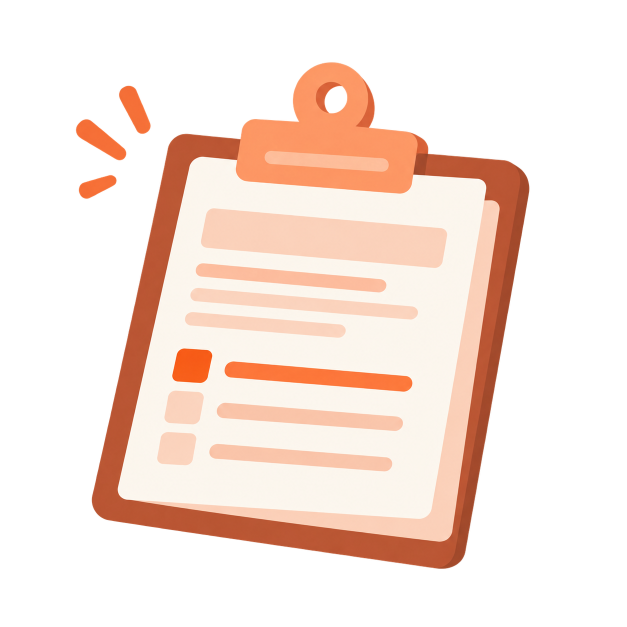
#> input picture assets/empty-state-transparent/form-clipboard.png, 1254 x 1254 px (shown at 1/2 size)
$ python build-share-images.py
#> lines starting #> are read from the running program, lines starting #| are printed output that depends on the picture
#!/usr/bin/env python3
"""
The picture a pasted form link shows in chat (WhatsApp, Slack, LinkedIn, iMessage): the terracotta clipboard on
the brand orange, with the SuperHyre mark.

    python3 scripts/build-share-images.py            from auth-app/

Writes superhyre-site/assets/share/form-share-square.png (400x400, what the link card draws as its small image)
and form-share-wide.png (1200x630, for apps that prefer a banner). The API's /share/<key> page points at both
(platform/server/src/modules/forms/share.ts). Source: superhyre-site/assets/empty-state-transparent/form-clipboard.png.

Needs: Pillow, numpy, ImageMagick (`magick`, to draw the mark).
"""
from __future__ import annotations

import subprocess
import tempfile
from pathlib import Path

import numpy as np
from PIL import Image, ImageDraw, ImageFilter, ImageFont

HERE = Path(__file__).resolve().parent
SITE = HERE.parent.parent
SRC = SITE / "assets" / "empty-state-transparent" / "form-clipboard.png"
OUT = SITE / "assets" / "share"
LOGO_SVG = SITE / "assets" / "logo.svg"
FONT = SITE / "assets" / "mondwest-neuebit-font" / "ppmondwest-regular.otf"

ORANGE = (204, 77, 23)  # --accent-fill #cc4d17, the form's brand orange


def drawing(im: Image.Image) -> Image.Image:
    a = np.asarray(im)[..., 3]
    ys, xs = np.where(a > 8)
    return im.crop((xs.min(), ys.min(), xs.max() + 1, ys.max() + 1))


def mark(height: int) -> Image.Image:
    """The logo in white, `height` px tall, with a transparent ground."""
    svg = LOGO_SVG.read_text().replace("#F97316", "#ffffff")
    with tempfile.TemporaryDirectory() as d:
        f = Path(d) / "m.svg"
        out = Path(d) / "m.png"
        f.write_text(svg)
        subprocess.run(["magick", "-background", "none", "-density", "1200", str(f), "-resize", f"x{height}", str(out)], check=True)
        return Image.open(out).convert("RGBA")


def lift(canvas: Image.Image, art: Image.Image, at: tuple[int, int]) -> None:
    """Paste with a soft, short shadow so a terracotta board still has an edge on an orange ground."""
    sh = Image.new("RGBA", canvas.size, (0, 0, 0, 0))
    shadow = Image.new("RGBA", art.size, (60, 20, 5, 90))
    shadow.putalpha(art.getchannel("A").point(lambda v: v * 90 // 255))
    sh.paste(shadow, (at[0], at[1] + max(4, art.height // 60)), shadow)
    sh = sh.filter(ImageFilter.GaussianBlur(max(4, art.height // 40)))
    canvas.alpha_composite(sh)
    canvas.alpha_composite(art, at)


def main() -> None:
    OUT.mkdir(parents=True, exist_ok=True)
    clip = drawing(Image.open(SRC).convert("RGBA"))
#> in drawing, `a = np.asarray(im)[..., 3]`:
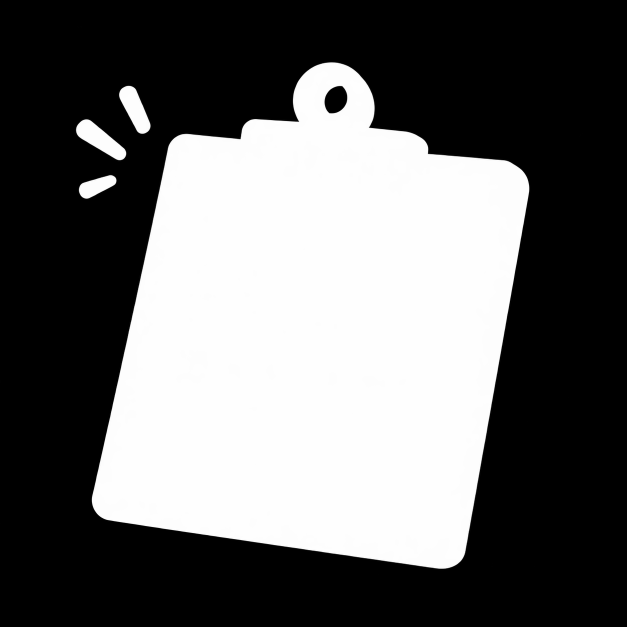
#> a: shape (1254, 1254) (shown at 1/2 size); min 0, max 255, mean 102.5

    # Square, 400: the clipboard centred, the mark small at the top left.
    sq = Image.new("RGBA", (400, 400), ORANGE + (255,))
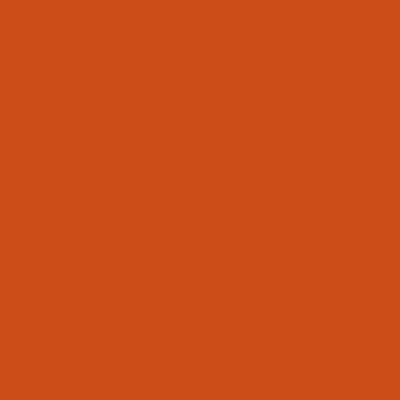
#> sq: PIL image 400x400 RGBA; mean R, G, B, A 204, 77, 23, 255
    h = 270
    art = clip.resize((round(clip.width * h / clip.height), h), Image.LANCZOS)
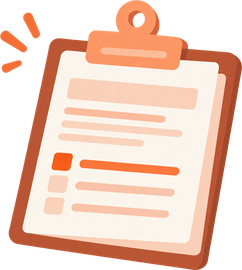
#> art: PIL image 242x270 RGBA; mean R, G, B, A 169.2, 134.8, 118.2, 175.1; transparent parts drawn white
    lift(sq, art, ((400 - art.width) // 2 + 4, 400 - art.height - 40))
#> in lift, `sh = Image.new("RGBA", canvas.size, (0, 0, 0, 0))`: sh: PIL image 400x400 RGBA; every value is 0
#> in lift, `shadow = Image.new("RGBA", art.size, (60, 20, 5, 90))`:
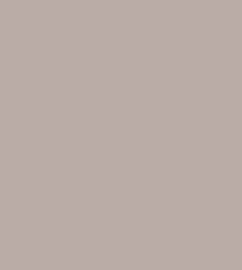
#> shadow: PIL image 242x270 RGBA; mean R, G, B, A 60, 20, 5, 90; transparent parts drawn white
#> in lift, `shadow.putalpha(art.getchannel("A").point(lambda v: v * 90 // 255))`:
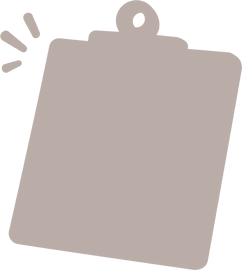
#> shadow: PIL image 242x270 RGBA; mean R, G, B, A 60, 20, 5, 61.4; transparent parts drawn white
#> in lift, `sh.paste(shadow, (at[0], at[1] + max(4, art.height // 60)), shadow)`:
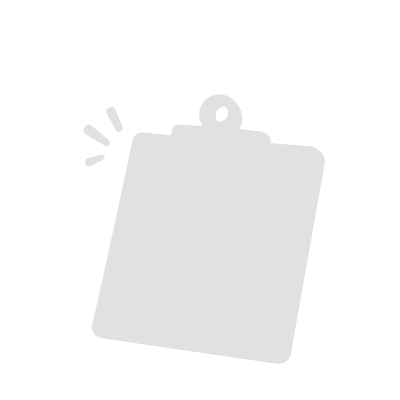
#> sh: PIL image 400x400 RGBA; mean R, G, B, A 5.9, 2, 0.6, 8.7; transparent parts drawn white
#> in lift, `canvas.alpha_composite(art, at)`:
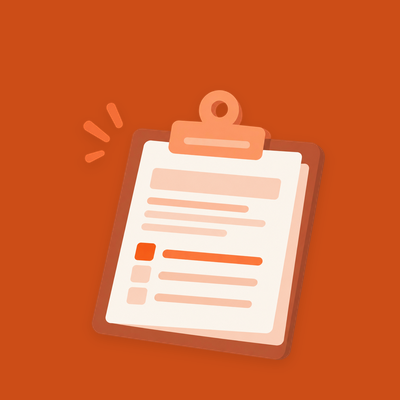
#> canvas: PIL image 400x400 RGBA; mean R, G, B, A 213, 109, 64, 255
    m = mark(30)
    sq.alpha_composite(m, (28, 26))
    sq.convert("RGB").save(OUT / "form-share-square.png", optimize=True)

    # Wide, 1200x630: the mark and the clipboard on the right, cropped by the edge.
    wide = Image.new("RGBA", (1200, 630), ORANGE + (255,))
    h = 560
    art = clip.resize((round(clip.width * h / clip.height), h), Image.LANCZOS)
    lift(wide, art, (1200 - art.width - 110, 630 - art.height + 90))
    m = mark(64)
    wide.alpha_composite(m, (84, 84))
    # The wordmark beside it, and the line the card is for.
    d = ImageDraw.Draw(wide)
    d.text((84 + m.width + 18, 84 + 4), "superhyre", font=ImageFont.truetype(str(FONT), 52), fill=(255, 255, 255))
    d.text((84, 250), "Apply in a couple\nof minutes.", font=ImageFont.truetype(str(FONT), 68), fill=(255, 255, 255), spacing=10)
    wide.convert("RGB").save(OUT / "form-share-wide.png", optimize=True)
    for f in sorted(OUT.glob("*.png")):
        print(f.name, f.stat().st_size // 1024, "KB")


if __name__ == "__main__":
#> (the run stopped early here; a loop or call above may not have finished)
